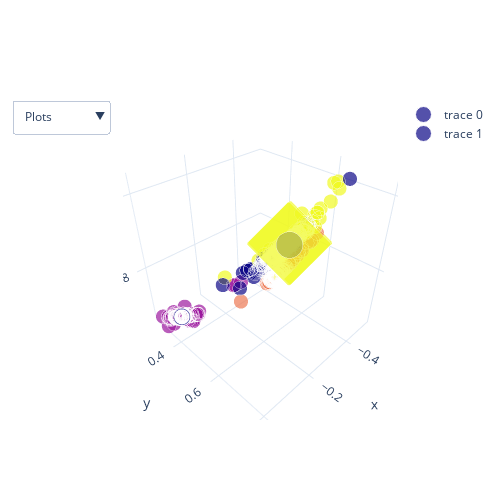
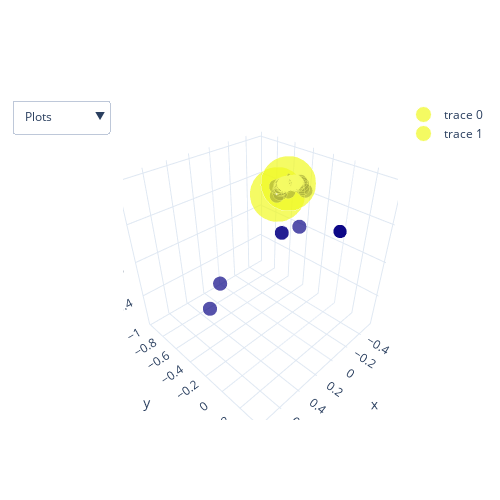
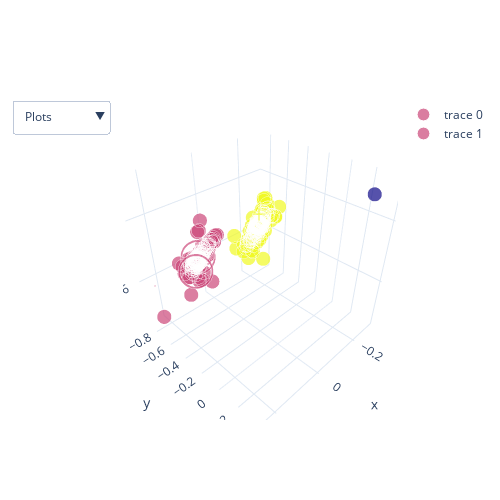
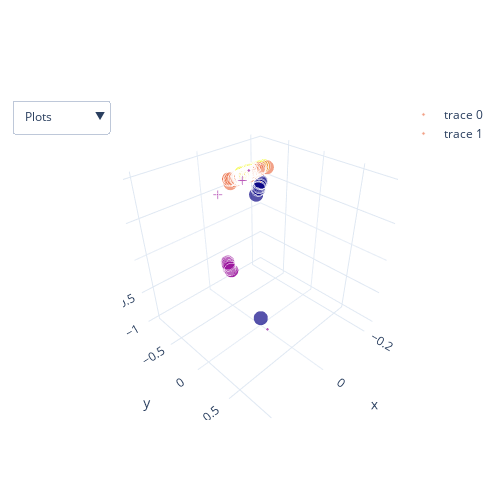

The notebook cell saved with these charts, in order:
### Code cell
number_of_plots = 10 
for i in range(number_of_plots):
    g,gt = next(iterator)
    list_graph = dgl.unbatch(g)
    number_of_iteration = list_graph[0]
    particle_id = number_of_iteration.ndata['particle_number']
    hit_type = number_of_iteration.ndata['hit_type']
    pos = number_of_iteration.ndata['pos_hits_norm']
    pos_particles = gt[:,0:3]
    e_particle = gt[:,3]
    #change symbol by hit_type 
    marker_symbols = ['circle', 'circle-open', 'cross', 'diamond']
    #marker_indices = [id % len(marker_symbols) for id in hit_type]
    #10 plots particles and hits 
    fig = make_subplots(rows= 10, cols= 1)
    fig.add_trace(go.Scatter3d( x= pos[:,0], y= pos[:,1], z=pos[:,2], mode= 'markers', marker= dict(size = e_particle, color = particle_id, 
    symbol = marker_symbols)))
    fig.add_trace(go.Scatter3d(x= pos_particles[:,0], y= pos_particles[:,1], z= pos_particles[:,2], mode = "markers", marker = dict(size = e_particle,color = particle_id,
     symbol = marker_symbols)))
    #update plot size 
    fig.update_layout(
                  height=500,  
                  width=500,  
                  showlegend=True,
                  autosize =True, 
                  #margin = dict( t= 0, b= 0, l=0, r= 0),
                  template= "plotly_white")
    #3D scene options
    fig.update_scenes(
        aspectratio =dict(x=1 , y=1, z= 1),
        aspectmode = "manual")
    #dropdown menu 
    button_layer_1_height = 1
    fig.update_layout(
        updatemenus = [
            dict(
                buttons = list([
                    dict(label = "Plots",
                         method = "update",
                         args = [{"visible": [True, True]},
                                 {"title": "Plots"}]),
                    dict(label = "particle_id",
                    method = "update", 
                    args = [{"visible": [True ,False]},
                    {"title": "particle_id"}]),
                    dict (label = "hits",
                    method = "update",
                    args = [{"visible" : [False , True]},
                    {"title": "hits"}])
                    ])
                    
            )
        ]
    )
    fig.update_layout()
    fig.show()
    #pyo.plot(fig, filename='plot1.html')
    #pyo.iplot(fig)

### Figure 1 — Plotly figure (JSON) as saved in the notebook; plotly's stock layout.template omitted (floating-point values rounded to 4 significant figures; data arrays with more than 128 entries replaced by an {"elided": "..."} marker saying what was removed)
{"data": [{"marker": {"color": {"elided": "975 int values"}, "size": [18.47, 11.46, 6.429, 43.52], "symbol": ["circle", "circle-open", "cross", "diamond"]}, "mode": "markers", "type": "scatter3d", "x": {"elided": "975 float values"}, "y": {"elided": "975 float values"}, "z": {"elided": "975 float values"}}, {"marker": {"color": {"elided": "975 int values"}, "size": [18.47, 11.46, 6.429, 43.52], "symbol": ["circle", "circle-open", "cross", "diamond"]}, "mode": "markers", "type": "scatter3d", "x": [-0.3576, -0.0446, -0.1392, -0.371], "y": [0.557, 0.3506, 0.6992, 0.5418], "z": [-0.7496, -0.9355, -0.7012, -0.7542]}], "layout": {"autosize": true, "height": 500, "scene": {"aspectmode": "manual", "aspectratio": {"x": 1, "y": 1, "z": 1}}, "showlegend": true, "updatemenus": [{"buttons": [{"args": [{"visible": [true, true]}, {"title": "Plots"}], "label": "Plots", "method": "update"}, {"args": [{"visible": [true, false]}, {"title": "particle_id"}], "label": "particle_id", "method": "update"}, {"args": [{"visible": [false, true]}, {"title": "hits"}], "label": "hits", "method": "update"}]}], "width": 500, "xaxis": {"anchor": "y", "domain": [0, 1]}, "xaxis10": {"anchor": "y10", "domain": [0, 1]}, "xaxis2": {"anchor": "y2", "domain": [0, 1]}, "xaxis3": {"anchor": "y3", "domain": [0, 1]}, "xaxis4": {"anchor": "y4", "domain": [0, 1]}, "xaxis5": {"anchor": "y5", "domain": [0, 1]}, "xaxis6": {"anchor": "y6", "domain": [0, 1]}, "xaxis7": {"anchor": "y7", "domain": [0, 1]}, "xaxis8": {"anchor": "y8", "domain": [0, 1]}, "xaxis9": {"anchor": "y9", "domain": [0, 1]}, "yaxis": {"anchor": "x", "domain": [0.927, 1.0]}, "yaxis10": {"anchor": "x10", "domain": [0, 0.073]}, "yaxis2": {"anchor": "x2", "domain": [0.824, 0.897]}, "yaxis3": {"anchor": "x3", "domain": [0.721, 0.794]}, "yaxis4": {"anchor": "x4", "domain": [0.618, 0.691]}, "yaxis5": {"anchor": "x5", "domain": [0.515, 0.588]}, "yaxis6": {"anchor": "x6", "domain": [0.412, 0.485]}, "yaxis7": {"anchor": "x7", "domain": [0.309, 0.382]}, "yaxis8": {"anchor": "x8", "domain": [0.206, 0.279]}, "yaxis9": {"anchor": "x9", "domain": [0.103, 0.176]}}}

### Figure 2 — Plotly figure (JSON) as saved in the notebook; plotly's stock layout.template omitted (floating-point values rounded to 4 significant figures; data arrays with more than 128 entries replaced by an {"elided": "..."} marker saying what was removed)
{"data": [{"marker": {"color": {"elided": "998 int values"}, "size": [38.28, 1.031], "symbol": ["circle", "circle-open", "cross", "diamond"]}, "mode": "markers", "type": "scatter3d", "x": {"elided": "998 float values"}, "y": {"elided": "998 float values"}, "z": {"elided": "998 float values"}}, {"marker": {"color": {"elided": "998 int values"}, "size": [38.28, 1.031], "symbol": ["circle", "circle-open", "cross", "diamond"]}, "mode": "markers", "type": "scatter3d", "x": [-0.1292, -0.2482], "y": [-0.267, -0.4869], "z": [0.955, 0.8374]}], "layout": {"autosize": true, "height": 500, "scene": {"aspectmode": "manual", "aspectratio": {"x": 1, "y": 1, "z": 1}}, "showlegend": true, "updatemenus": [{"buttons": [{"args": [{"visible": [true, true]}, {"title": "Plots"}], "label": "Plots", "method": "update"}, {"args": [{"visible": [true, false]}, {"title": "particle_id"}], "label": "particle_id", "method": "update"}, {"args": [{"visible": [false, true]}, {"title": "hits"}], "label": "hits", "method": "update"}]}], "width": 500, "xaxis": {"anchor": "y", "domain": [0, 1]}, "xaxis10": {"anchor": "y10", "domain": [0, 1]}, "xaxis2": {"anchor": "y2", "domain": [0, 1]}, "xaxis3": {"anchor": "y3", "domain": [0, 1]}, "xaxis4": {"anchor": "y4", "domain": [0, 1]}, "xaxis5": {"anchor": "y5", "domain": [0, 1]}, "xaxis6": {"anchor": "y6", "domain": [0, 1]}, "xaxis7": {"anchor": "y7", "domain": [0, 1]}, "xaxis8": {"anchor": "y8", "domain": [0, 1]}, "xaxis9": {"anchor": "y9", "domain": [0, 1]}, "yaxis": {"anchor": "x", "domain": [0.927, 1.0]}, "yaxis10": {"anchor": "x10", "domain": [0, 0.073]}, "yaxis2": {"anchor": "x2", "domain": [0.824, 0.897]}, "yaxis3": {"anchor": "x3", "domain": [0.721, 0.794]}, "yaxis4": {"anchor": "x4", "domain": [0.618, 0.691]}, "yaxis5": {"anchor": "x5", "domain": [0.515, 0.588]}, "yaxis6": {"anchor": "x6", "domain": [0.412, 0.485]}, "yaxis7": {"anchor": "x7", "domain": [0.309, 0.382]}, "yaxis8": {"anchor": "x8", "domain": [0.206, 0.279]}, "yaxis9": {"anchor": "x9", "domain": [0.103, 0.176]}}}

### Figure 3 — Plotly figure (JSON) as saved in the notebook; plotly's stock layout.template omitted (floating-point values rounded to 4 significant figures; data arrays with more than 128 entries replaced by an {"elided": "..."} marker saying what was removed)
{"data": [{"marker": {"color": {"elided": "523 int values"}, "size": [0.969, 23.86, 13.56], "symbol": ["circle", "circle-open", "cross", "diamond"]}, "mode": "markers", "type": "scatter3d", "x": {"elided": "523 float values"}, "y": {"elided": "523 float values"}, "z": {"elided": "523 float values"}}, {"marker": {"color": {"elided": "523 int values"}, "size": [0.969, 23.86, 13.56], "symbol": ["circle", "circle-open", "cross", "diamond"]}, "mode": "markers", "type": "scatter3d", "x": [0.2476, 0.06606, -0.2024], "y": [-0.7505, -0.8198, -0.6825], "z": [0.6127, 0.5689, 0.7023]}], "layout": {"autosize": true, "height": 500, "scene": {"aspectmode": "manual", "aspectratio": {"x": 1, "y": 1, "z": 1}}, "showlegend": true, "updatemenus": [{"buttons": [{"args": [{"visible": [true, true]}, {"title": "Plots"}], "label": "Plots", "method": "update"}, {"args": [{"visible": [true, false]}, {"title": "particle_id"}], "label": "particle_id", "method": "update"}, {"args": [{"visible": [false, true]}, {"title": "hits"}], "label": "hits", "method": "update"}]}], "width": 500, "xaxis": {"anchor": "y", "domain": [0, 1]}, "xaxis10": {"anchor": "y10", "domain": [0, 1]}, "xaxis2": {"anchor": "y2", "domain": [0, 1]}, "xaxis3": {"anchor": "y3", "domain": [0, 1]}, "xaxis4": {"anchor": "y4", "domain": [0, 1]}, "xaxis5": {"anchor": "y5", "domain": [0, 1]}, "xaxis6": {"anchor": "y6", "domain": [0, 1]}, "xaxis7": {"anchor": "y7", "domain": [0, 1]}, "xaxis8": {"anchor": "y8", "domain": [0, 1]}, "xaxis9": {"anchor": "y9", "domain": [0, 1]}, "yaxis": {"anchor": "x", "domain": [0.927, 1.0]}, "yaxis10": {"anchor": "x10", "domain": [0, 0.073]}, "yaxis2": {"anchor": "x2", "domain": [0.824, 0.897]}, "yaxis3": {"anchor": "x3", "domain": [0.721, 0.794]}, "yaxis4": {"anchor": "x4", "domain": [0.618, 0.691]}, "yaxis5": {"anchor": "x5", "domain": [0.515, 0.588]}, "yaxis6": {"anchor": "x6", "domain": [0.412, 0.485]}, "yaxis7": {"anchor": "x7", "domain": [0.309, 0.382]}, "yaxis8": {"anchor": "x8", "domain": [0.206, 0.279]}, "yaxis9": {"anchor": "x9", "domain": [0.103, 0.176]}}}

### Figure 4 — Plotly figure (JSON) as saved in the notebook; plotly's stock layout.template omitted (floating-point values rounded to 4 significant figures; data arrays with more than 128 entries replaced by an {"elided": "..."} marker saying what was removed)
{"data": [{"marker": {"color": {"elided": "202 int values"}, "size": [1.01, 1.392, 9.382, 1.772], "symbol": ["circle", "circle-open", "cross", "diamond"]}, "mode": "markers", "type": "scatter3d", "x": {"elided": "202 float values"}, "y": {"elided": "202 float values"}, "z": {"elided": "202 float values"}}, {"marker": {"color": {"elided": "202 int values"}, "size": [1.01, 1.392, 9.382, 1.772], "symbol": ["circle", "circle-open", "cross", "diamond"]}, "mode": "markers", "type": "scatter3d", "x": [-0.2271, -0.04702, -0.1287, -0.08692], "y": [-0.8997, -0.8917, -0.8162, -0.5214], "z": [0.3729, 0.4501, 0.5633, 0.8489]}], "layout": {"autosize": true, "height": 500, "scene": {"aspectmode": "manual", "aspectratio": {"x": 1, "y": 1, "z": 1}}, "showlegend": true, "updatemenus": [{"buttons": [{"args": [{"visible": [true, true]}, {"title": "Plots"}], "label": "Plots", "method": "update"}, {"args": [{"visible": [true, false]}, {"title": "particle_id"}], "label": "particle_id", "method": "update"}, {"args": [{"visible": [false, true]}, {"title": "hits"}], "label": "hits", "method": "update"}]}], "width": 500, "xaxis": {"anchor": "y", "domain": [0, 1]}, "xaxis10": {"anchor": "y10", "domain": [0, 1]}, "xaxis2": {"anchor": "y2", "domain": [0, 1]}, "xaxis3": {"anchor": "y3", "domain": [0, 1]}, "xaxis4": {"anchor": "y4", "domain": [0, 1]}, "xaxis5": {"anchor": "y5", "domain": [0, 1]}, "xaxis6": {"anchor": "y6", "domain": [0, 1]}, "xaxis7": {"anchor": "y7", "domain": [0, 1]}, "xaxis8": {"anchor": "y8", "domain": [0, 1]}, "xaxis9": {"anchor": "y9", "domain": [0, 1]}, "yaxis": {"anchor": "x", "domain": [0.927, 1.0]}, "yaxis10": {"anchor": "x10", "domain": [0, 0.073]}, "yaxis2": {"anchor": "x2", "domain": [0.824, 0.897]}, "yaxis3": {"anchor": "x3", "domain": [0.721, 0.794]}, "yaxis4": {"anchor": "x4", "domain": [0.618, 0.691]}, "yaxis5": {"anchor": "x5", "domain": [0.515, 0.588]}, "yaxis6": {"anchor": "x6", "domain": [0.412, 0.485]}, "yaxis7": {"anchor": "x7", "domain": [0.309, 0.382]}, "yaxis8": {"anchor": "x8", "domain": [0.206, 0.279]}, "yaxis9": {"anchor": "x9", "domain": [0.103, 0.176]}}}
